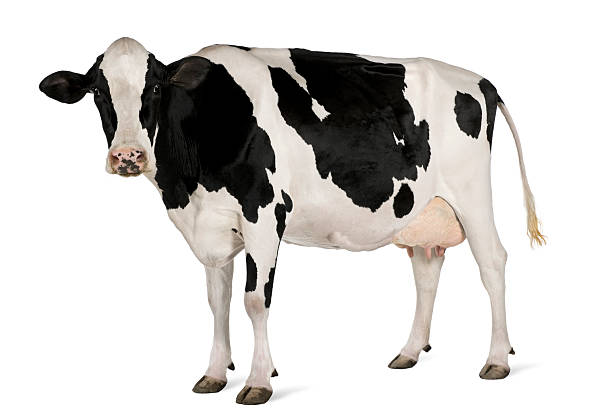
#> input picture img-original-0037/vacas/vaca1.jpg, 612 x 420 px, found by its file name
$ python p6-preparacion-img-0037.py
#> lines starting #> are read from the running program, lines starting #| are printed output that depends on the picture
# Angela Correa NC = 0037
print("Angela Correa NC = 0037 ")
import cv2
import numpy as np
import os
import csv

# 1. Configuración inicial
carpeta_original = "img-original-0037"
carpeta_preparadas = "img-preparadas-0037"
carpeta_resultados = "resultados-img-0037"

ANCHO_DESTINO = 224
ALTO_DESTINO = 224

# Crear carpetas de salida si no existen
os.makedirs(carpeta_preparadas, exist_ok=True)
os.makedirs(carpeta_resultados, exist_ok=True)

categorias = ["vacas", "toro"]
reporte = []
imagenes_procesadas = 0
imagenes_aprobadas = 0

print("🚀 Iniciando preparación de imágenes...\n")

# 2. Recorrer cada categoría y sus archivos
for categoria in categorias:
    ruta_origen = os.path.join(carpeta_original, categoria)
    ruta_destino = os.path.join(carpeta_preparadas, categoria)

    os.makedirs(ruta_destino, exist_ok=True)

    if not os.path.exists(ruta_origen):
        print(f"⚠️ La carpeta {ruta_origen} no existe. Saltando...")
        continue

    for nombre_archivo in os.listdir(ruta_origen):
        # Filtrar solo archivos de imagen válidos
        if not nombre_archivo.lower().endswith(('.png', '.jpg', '.jpeg', '.bmp')):
            continue

        ruta_imagen = os.path.join(ruta_origen, nombre_archivo)
        nombre_sin_ext = os.path.splitext(nombre_archivo)[0]

        print(f"📸 Procesando: {nombre_archivo}")

        # 3. Leer la imagen
        imagen = cv2.imread(ruta_imagen)
#> imagen is the input picture: shape (420, 612, 3); mean B, G, R 206.8, 209, 211.2
        if imagen is None:
            print(f"   ❌ Error: No se pudo leer la imagen.")
            reporte.append([categoria, nombre_archivo, "ERROR", "-", "-", "-", "-", "-", "-", "REVISAR"])
            continue

        imagenes_procesadas += 1
        alto_orig, ancho_orig, canales = imagen.shape
#> alto_orig = 420; ancho_orig = 612; canales = 3
        print(f"   📏 Dimensiones originales: {ancho_orig} x {alto_orig}")
#|    📏 Dimensiones originales: 612 x 420

        # 4. Redimensionar la imagen
        imagen_redimensionada = cv2.resize(imagen, (ANCHO_DESTINO, ALTO_DESTINO), interpolation=cv2.INTER_AREA)
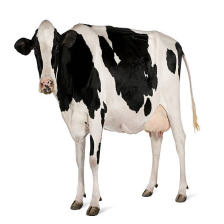
#> imagen_redimensionada: shape (224, 224, 3); mean B, G, R 206.8, 209, 211.2
        print(f"   📐 Dimensiones nuevas: {ANCHO_DESTINO} x {ALTO_DESTINO}")

        # Guardar la imagen redimensionada como JPG
        ruta_jpg = os.path.join(ruta_destino, f"{nombre_sin_ext}.jpg")
        cv2.imwrite(ruta_jpg, imagen_redimensionada)

        # 5. Normalizar los valores de los píxeles (de 0-255 a 0.0-1.0)
        imagen_normalizada = imagen_redimensionada.astype(np.float32) / 255.0
        val_min = float(np.min(imagen_normalizada))
#> val_min = 0
        val_max = float(np.max(imagen_normalizada))
#> val_max = 1
        print(f"   🔢 Rango normalizado: {val_min:.3f} a {val_max:.3f}")
#|    🔢 Rango normalizado: 0.000 a 1.000

        # Guardar los datos numéricos normalizados como archivo .npy
        ruta_npy = os.path.join(ruta_destino, f"{nombre_sin_ext}.npy")
        np.save(ruta_npy, imagen_normalizada)

        # 6. Evaluar automáticamente el resultado
        dimensiones_correctas = (imagen_redimensionada.shape[0] == ALTO_DESTINO and
                                 imagen_redimensionada.shape[1] == ANCHO_DESTINO)
#> dimensiones_correctas = True
        rango_correcto = (val_min >= 0.0 and val_max <= 1.0)
#> rango_correcto = True
        archivos_guardados = os.path.isfile(ruta_jpg) and os.path.isfile(ruta_npy)

        if dimensiones_correctas and rango_correcto and archivos_guardados:
            estado = "APROBADA"
            imagenes_aprobadas += 1
            print(f"   ✅ Evaluación: APROBADA\n")
        else:
            estado = "REVISAR"
            print(f"   ⚠️ Evaluación: REVISAR\n")

        # 7. Guardar datos en la lista para el reporte final
        reporte.append([
            categoria, nombre_archivo, "OK", ancho_orig, alto_orig,
            ANCHO_DESTINO, ALTO_DESTINO, round(val_min, 3), round(val_max, 3), estado
        ])
#> pass 2 of the loop `for categoria in categorias:`:
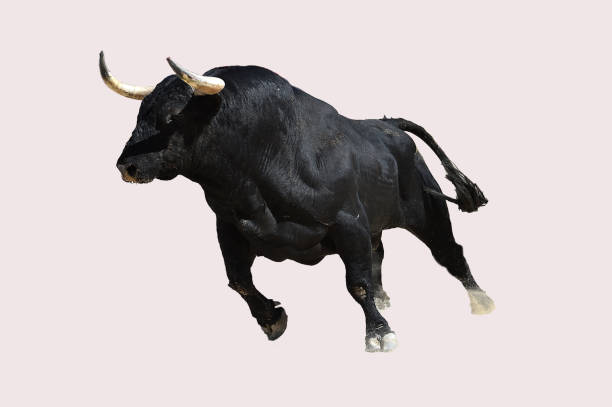
#> input picture img-original-0037/toro/toro1.jpg, 612 x 407 px, found by its file name
#> imagen is the input picture: shape (407, 612, 3); mean B, G, R 192.1, 191.4, 199.5
#|    📏 Dimensiones originales: 612 x 407
#> `imagen_redimensionada = cv2.resize(imagen, (ANCHO_DESTINO, ALTO_DESTIN..`:
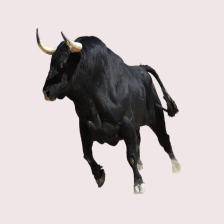
#> imagen_redimensionada: shape (224, 224, 3); mean B, G, R 192.1, 191.4, 199.5
#> val_min = 0.0118
#|    🔢 Rango normalizado: 0.012 a 1.000

# 8. Generar el reporte en formato CSV
ruta_reporte = os.path.join(carpeta_resultados, "reporte_preparacion.csv")
with open(ruta_reporte, "w", newline="", encoding="utf-8") as archivo:
    escritor = csv.writer(archivo)
    escritor.writerow([
        "Categoría", "Archivo original", "Lectura",
        "Ancho original", "Alto original", "Ancho preparado", "Alto preparado",
        "Valor mínimo norm.", "Valor máximo norm.", "Evaluación"
    ])
    escritor.writerows(reporte)

# 9. Resumen final en consola
print("=" * 45)
print("🎉 RESUMEN DE LA PRÁCTICA")
print("=" * 45)
print(f"Imágenes procesadas: {imagenes_procesadas}")
print(f"Imágenes aprobadas:  {imagenes_aprobadas}")
print(f"Imágenes a revisar:  {imagenes_procesadas - imagenes_aprobadas}")
print(f"\n📁 Reporte guardado en: {ruta_reporte}")
print("✅ PRÁCTICA TERMINADA EXITOSAMENTE")
print("Angela Correa NC = 0037")
